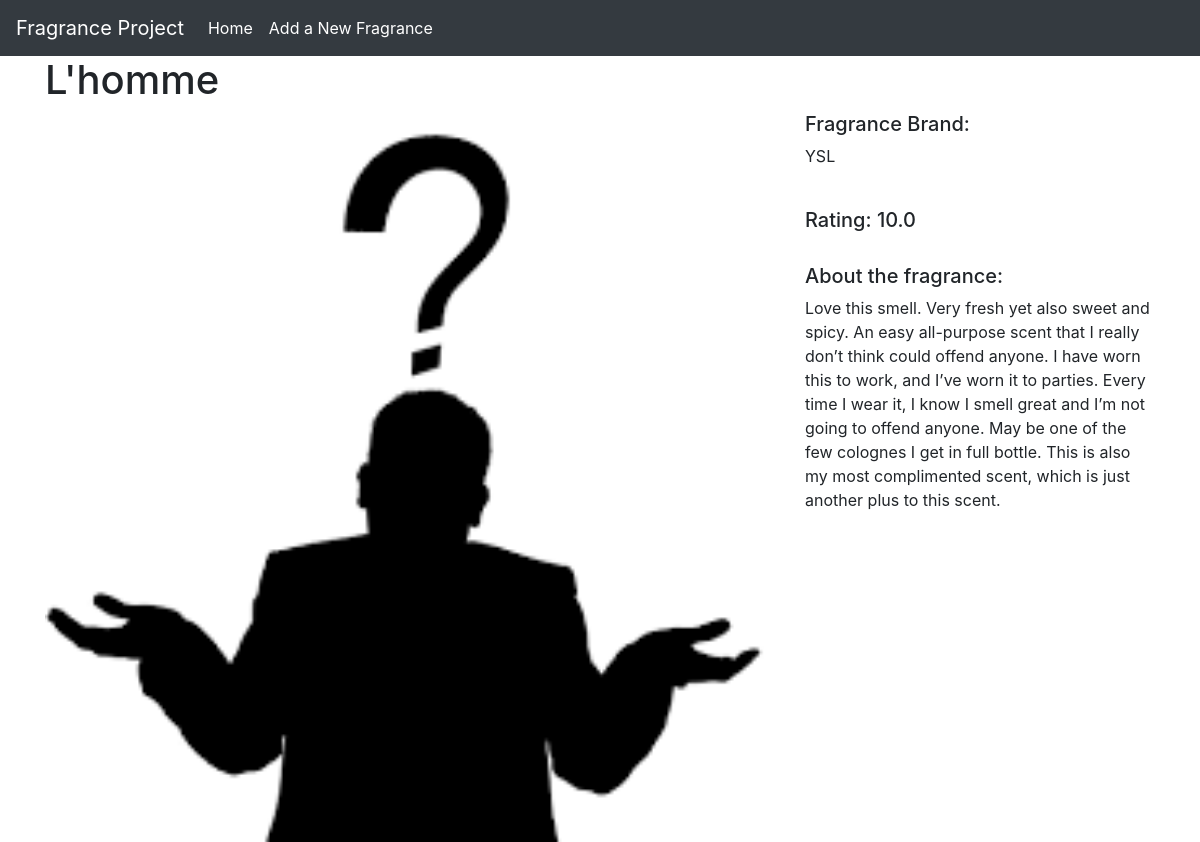
Before: /1/ with the older database file.
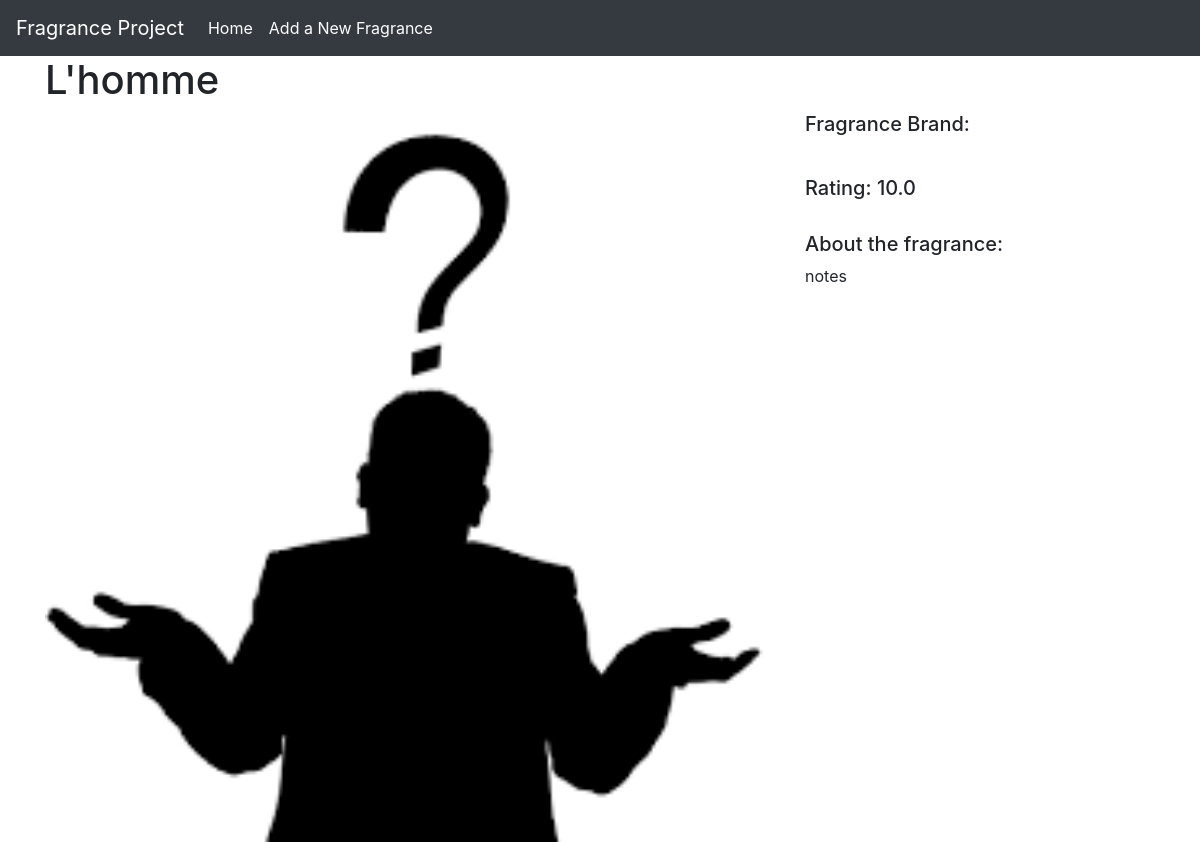
After: the same page with the newer database file.
### blog/models.py (models this page shows, shortened)
class Fragrance(models.Model):
	brand = models.CharField(max_length = 100, default = '')
	name = models.CharField(max_length = 100)
	review = models.CharField(max_length = 500)
	rating = models.FloatField()
	image = models.ImageField(upload_to='images/', blank = True)
	@property
	def image_url(self):
		if self.image:
			return self.image.url
		else:
			self.image = "C:/Users/Evan/Desktop/Django_blog_site/django_blog_site/django_blog_site/media/unknown.png"
			return self.image.url

### blog/views.py (the view)
# urls.py: path("<int:pk>/", views.fragrance_detail, name="fragrance_detail"),
def fragrance_detail(request, pk):
    fragrance = Fragrance.objects.get(pk=pk)
    context = {
        'fragrance': fragrance
    }
    return render(request, 'blog/fragrance_detail.html', context)

### blog/templates/blog/fragrance_detail.html
<!DOCTYPE html>
{% extends "base.html" %}
{% load static %}
{% block page_content %}
<h1>{{ fragrance.name }}</h1>
<div class="row">
    <div class="col-md-8">
    	<img src="{{ fragrance.image_url }}" width="100%">
    </div>
    <div class="col-md-4">
    	<h5>Fragrance Brand:</h5>
        <p>{{ fragrance.brand }}</p>
    	<br>
        <h5>Rating: {{ fragrance.rating }}</h5>
        <br>
        <h5>About the fragrance:</h5>
        <p>{{ fragrance.review }}</p>
        <br>
    </div>
</div>
{% endblock %}

Changed rows visible on the page:
changed Fragrance "L'homme": review "Love this smell. Very fresh yet also sweet and spicy. An easy all-purpose scent that I really don’t think could offend anyone. I have worn this to work, and I’ve worn it to parties. Every time I wear it, I know I smell great and I’m not going to offend anyone. May be one of the few colognes I get in full bottle. This is also my most complimented scent, which is just another plus to this scent." → "notes"; brand "YSL" → (not shown)
